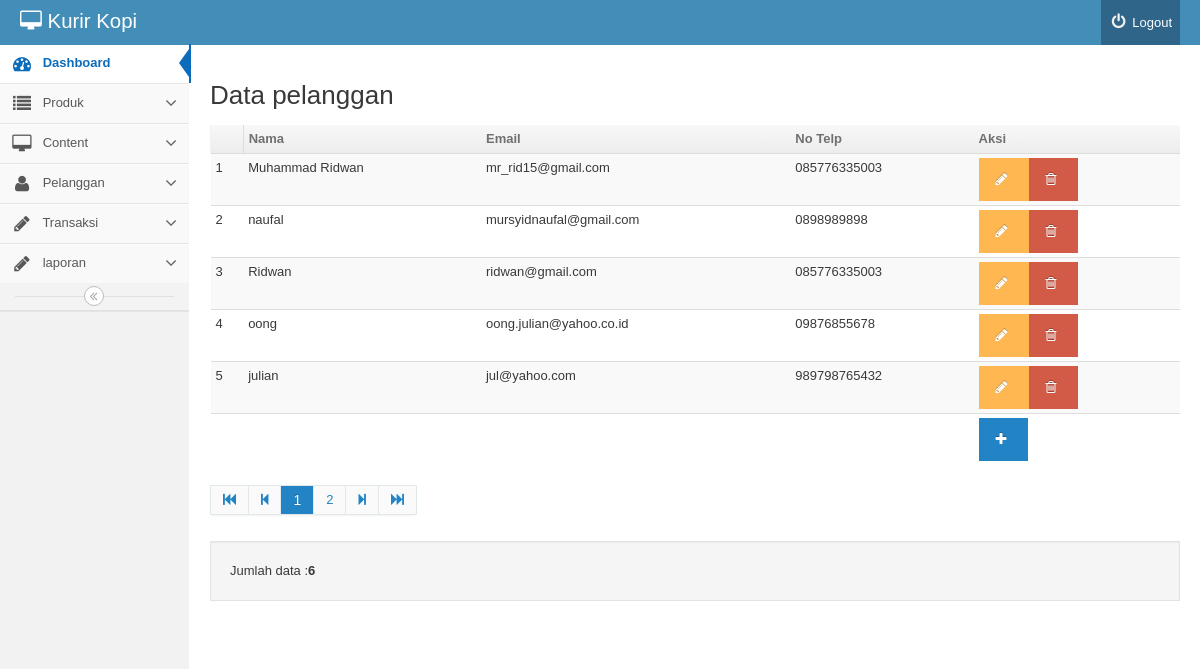
/backend/index.php?mod=pelanggan&pg=pelanggan_view (signed in), run on the app's committed database.
### tables this page shows
CREATE TABLE IF NOT EXISTS `pelanggan` (
  `idpelanggan` int(11) NOT NULL,
  `nama` varchar(25) NOT NULL,
  `kelamin` set('L','P') NOT NULL,
  `email` varchar(100) NOT NULL,
  `alamat` varchar(200) NOT NULL,
  `kodepos` int(11) NOT NULL,
  `kota` varchar(25) NOT NULL,
  `telp` varchar(200) NOT NULL,
  `tanggal_daftar` date DEFAULT NULL,
  `password` varchar(32) NOT NULL,
  `status` int(11) NOT NULL
);

### backend/pelanggan/pelanggan_view.php (the view, shortened to what this page needs)
<div>
	<h2 id="headings"> Data pelanggan</h2>
	<table  class="table table-striped table-condensed">
		<thead>
			<th><td><b>Nama </b></td><td><b>Email</b></td><td><b>No Telp</b></td><td><b>Aksi</b></td></th>
		</thead>
		<tbody>
<?php
$batas='5';
$halaman=$_GET['halaman'];
$posisi=null;
if(empty($halaman)){
$posisi=0;
}else{
$posisi=($halaman-1)* $batas;
}
$query="SELECT pelanggan.*
 from pelanggan
 limit $posisi,$batas ";
$result=mysql_query($query) or die(mysql_error());
$no=1;
while($rows=mysql_fetch_object($result)){
			?>
			<tr>
				<td><?php echo $posisi+$no
				?></td>
				<td><?php		echo $rows -> nama;?></td>
			<td><?php		echo $rows ->email;?></td>
			<td><?php		echo $rows->telp;?></td>
				<td>
					<a href="index.php?mod=pelanggan&pg=pelanggan_form&id=<?=	$rows -> idpelanggan;?>"
				class='btn btn-warning'> <i class="icon-pencil"></i></a><a href="index.php?mod=pelanggan&pg=pelanggan_view&act=del&id=<?=	$rows -> idpelanggan;?>"
				onclick="return confirm('Yakin data akan dihapus?') ";
				class='btn btn-danger'> <i class="icon-trash"></i></a></td>
			</tr>
			<?php	$no++;
	}?>
			<tr>
				<td colspan='4' ></td><td><a href="index.php?mod=pelanggan&pg=pelanggan_form"
				class='btn btn-primary'	><i class="icon-plus"></i></a></td>
			</tr>
		</tbody>
	</table>
	<?php
$tampil2 = mysql_query("SELECT idpelanggan from pelanggan");
$jmldata = mysql_num_rows($tampil2);
?>
<div class='pagination'>
	<ul>
	</ul>
</div>
<div class='well'>Jumlah data :<strong><?=$jmldata;?> </strong></div>
</div>

### data on the page
pelanggan: no "1", nama "Muhammad Ridwan", email "mr_rid15@gmail.com", telp "085776335003"
pelanggan: no "2", nama "naufal", email "mursyidnaufal@gmail.com", telp "0898989898"
pelanggan: no "3", nama "Ridwan", email "ridwan@gmail.com", telp "085776335003"
pelanggan: no "4", nama "oong", email "oong.julian@yahoo.co.id", telp "09876855678"
pelanggan: no "5", nama "julian", email "jul@yahoo.com", telp "989798765432"

### other printed values
$halaman "1"
$jmldata "6"
